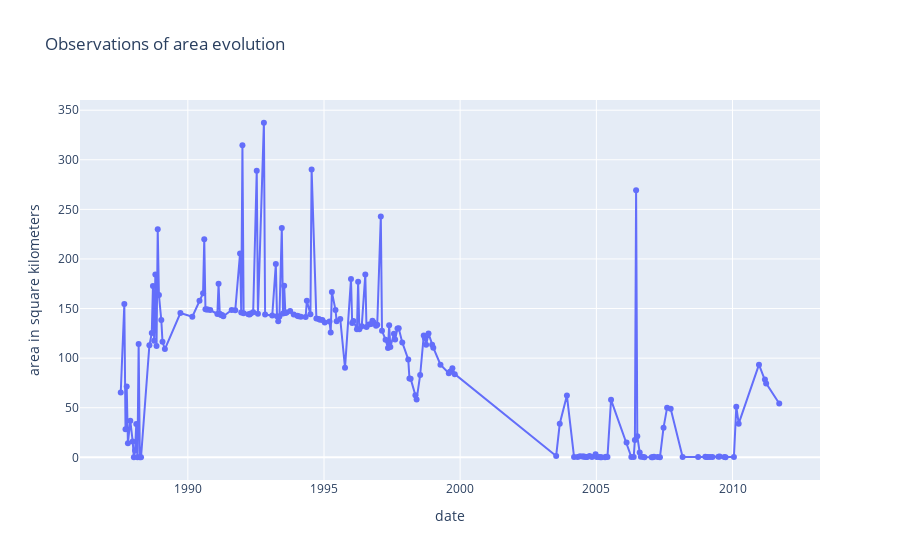

Notebook code cell kept with this figure:
### Code cell
plot_lake_area_by_month(best_detections, ground_truth_dataset.keys())

### Figure 1 — Plotly figure (JSON) as saved in the notebook; plotly's stock layout.template omitted (floating-point values rounded to 4 significant figures; data arrays with more than 128 entries replaced by an {"elided": "..."} marker saying what was removed)
{"data": [{"hovertemplate": "date=%{x}<br>area in square kilometers=%{y}<extra></extra>", "legendgroup": "", "line": {"color": "#636efa", "dash": "solid"}, "marker": {"symbol": "circle"}, "mode": "lines+markers", "name": "", "orientation": "v", "showlegend": false, "type": "scatter", "x": {"elided": "187 str values"}, "xaxis": "x", "y": {"elided": "187 float values"}, "yaxis": "y"}], "layout": {"legend": {"tracegroupgap": 0}, "title": {"text": "Observations of area evolution"}, "xaxis": {"anchor": "y", "domain": [0, 1], "title": {"text": "date"}}, "yaxis": {"anchor": "x", "domain": [0, 1], "title": {"text": "area in square kilometers"}}}}
